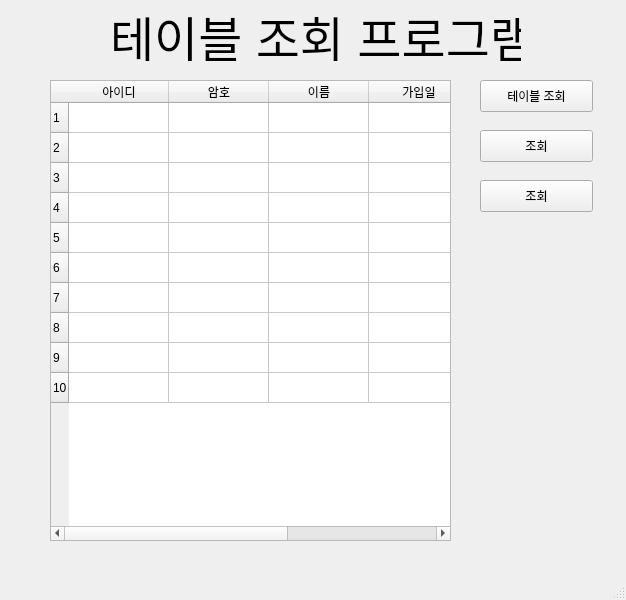
<?xml version="1.0" encoding="UTF-8"?>
<ui version="4.0">
 <class>MainWindow</class>
 <widget class="QMainWindow" name="MainWindow">
  <property name="geometry">
   <rect>
    <x>0</x>
    <y>0</y>
    <width>626</width>
    <height>600</height>
   </rect>
  </property>
  <property name="windowTitle">
   <string>MainWindow</string>
  </property>
  <widget class="QWidget" name="centralwidget">
   <widget class="QPushButton" name="pushButton">
    <property name="geometry">
     <rect>
      <x>480</x>
      <y>80</y>
      <width>113</width>
      <height>32</height>
     </rect>
    </property>
    <property name="text">
     <string>테이블 조회</string>
    </property>
   </widget>
   <widget class="QPushButton" name="pushButton_2">
    <property name="geometry">
     <rect>
      <x>480</x>
      <y>130</y>
      <width>113</width>
      <height>32</height>
     </rect>
    </property>
    <property name="text">
     <string>조회</string>
    </property>
   </widget>
   <widget class="QPushButton" name="pushButton_3">
    <property name="geometry">
     <rect>
      <x>480</x>
      <y>180</y>
      <width>113</width>
      <height>32</height>
     </rect>
    </property>
    <property name="text">
     <string>조회</string>
    </property>
   </widget>
   <widget class="QLabel" name="label">
    <property name="geometry">
     <rect>
      <x>110</x>
      <y>10</y>
      <width>411</width>
      <height>51</height>
     </rect>
    </property>
    <property name="font">
     <font>
      <pointsize>36</pointsize>
     </font>
    </property>
    <property name="text">
     <string>테이블 조회 프로그램</string>
    </property>
   </widget>
   <widget class="QTableWidget" name="tableWidget">
    <property name="geometry">
     <rect>
      <x>50</x>
      <y>80</y>
      <width>401</width>
      <height>461</height>
     </rect>
    </property>
    <property name="columnCount">
     <number>5</number>
    </property>
    <property name="rowCount">
     <number>10</number>
    </property>
    <column>
     <property name="text">
      <string>아이디</string>
     </property>
    </column>
    <column>
     <property name="text">
      <string>암호</string>
     </property>
    </column>
    <column>
     <property name="text">
      <string>이름</string>
     </property>
    </column>
    <column>
     <property name="text">
      <string>가입일</string>
     </property>
    </column>
    <column/>
    <column/>
    <column/>
    <column/>
    <column/>
    <column/>
    <column/>
    <column/>
    <column/>
    <column/>
    <column/>
    <column/>
    <column/>
    <column/>
    <column/>
    <column/>
    <column/>
    <column/>
    <column/>
    <column/>
    <column/>
    <column/>
    <column/>
    <column/>
    <column/>
    <column/>
    <column/>
    <column/>
    <column/>
    <column/>
    <column/>
    <column/>
    <column/>
    <column/>
    <column/>
    <column/>
    <column/>
    <column/>
    <column/>
    <column/>
    <column/>
    <column/>
    <column/>
    <column/>
    <column/>
    <column/>
    <column/>
    <column/>
    <column/>
    <column/>
    <column/>
    <column/>
    <column/>
    <column/>
    <column/>
    <column/>
    <column/>
    <column/>
    <column/>
    <column/>
    <column/>
    <column/>
    <column/>
    <column/>
    <column/>
    <column/>
    <column/>
    <column/>
    <column/>
    <column/>
    <column/>
    <column/>
    <column/>
    <column/>
    <column/>
    <column/>
    <column/>
    <column/>
    <column/>
    <column/>
    <column/>
    <column/>
    <column/>
    <column/>
    <column/>
    <column/>
    <column/>
    <column/>
    <column/>
    <column/>
    <column/>
    <column/>
    <column/>
    <column/>
    <column/>
    <column/>
   </widget>
  </widget>
  <widget class="QMenuBar" name="menubar">
   <property name="geometry">
    <rect>
     <x>0</x>
     <y>0</y>
     <width>626</width>
     <height>24</height>
    </rect>
   </property>
  </widget>
  <widget class="QStatusBar" name="statusbar"/>
 </widget>
 <resources/>
 <connections/>
</ui>
